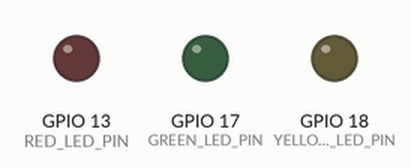
Recording of a program running on a simulated ESP32-S3. Parts: output pins drawn as LEDs (lit = HIGH).

Above: at 0.1 s.
At 0.7 s:
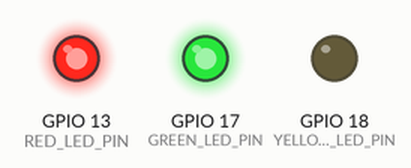
At 1.1 s:
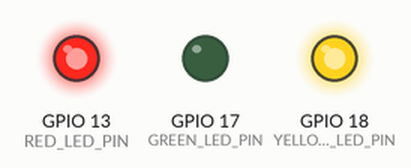
At 1.9 s:
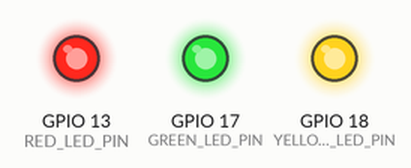
At 2.9 s:
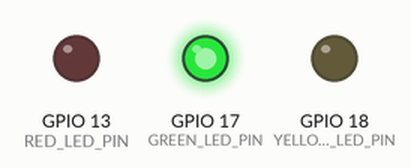
At 4.3 s:
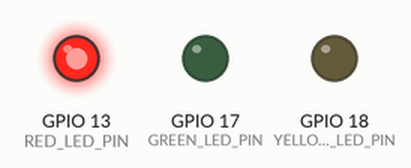
Timing chart, 0 to 4.6 s (numbered marks = the images above):
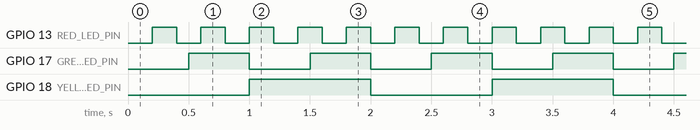

Measured:
- by itself, GPIO 13 (RED_LED_PIN): alternates HIGH for 0.20 s and LOW for 0.20 s
- by itself, GPIO 17 (GREEN_LED_PIN): alternates HIGH for 0.50 s and LOW for 0.50 s
- by itself, GPIO 18 (YELLOW_LED_PIN): alternates HIGH for 1.0 s and LOW for 1.0 s

The program:

main.cpp
```cpp
#include "config.h"
#include <Arduino.h>

uint32_t red_led_last_changed    = 0;
uint32_t green_led_last_changed  = 0;
uint32_t yellow_led_last_changed = 0;

void setup() {
    pinMode(RED_LED_PIN, OUTPUT);
    pinMode(GREEN_LED_PIN, OUTPUT);
    pinMode(YELLOW_LED_PIN, OUTPUT);
}

void loop() {
    const uint32_t mills = millis();

    if (mills - red_led_last_changed >= RED_LED_BLINK_INTERVAL) {
        red_led_last_changed = mills;
        digitalWrite(RED_LED_PIN, !digitalRead(RED_LED_PIN));
    }

    if (mills - green_led_last_changed >= GREEN_LED_BLINK_INTERVAL) {
        green_led_last_changed = mills;
        digitalWrite(GREEN_LED_PIN, !digitalRead(GREEN_LED_PIN));
    }

    if (mills - yellow_led_last_changed >= YELLOW_LED_BLINK_INTERVAL) {
        yellow_led_last_changed = mills;
        digitalWrite(YELLOW_LED_PIN, !digitalRead(YELLOW_LED_PIN));
    }
}
```

config.h
```cpp
#pragma once

#define RED_LED_PIN    13
#define GREEN_LED_PIN  17
#define YELLOW_LED_PIN 18

#define RED_LED_BLINK_INTERVAL    200
#define GREEN_LED_BLINK_INTERVAL  500
#define YELLOW_LED_BLINK_INTERVAL 1000
```
